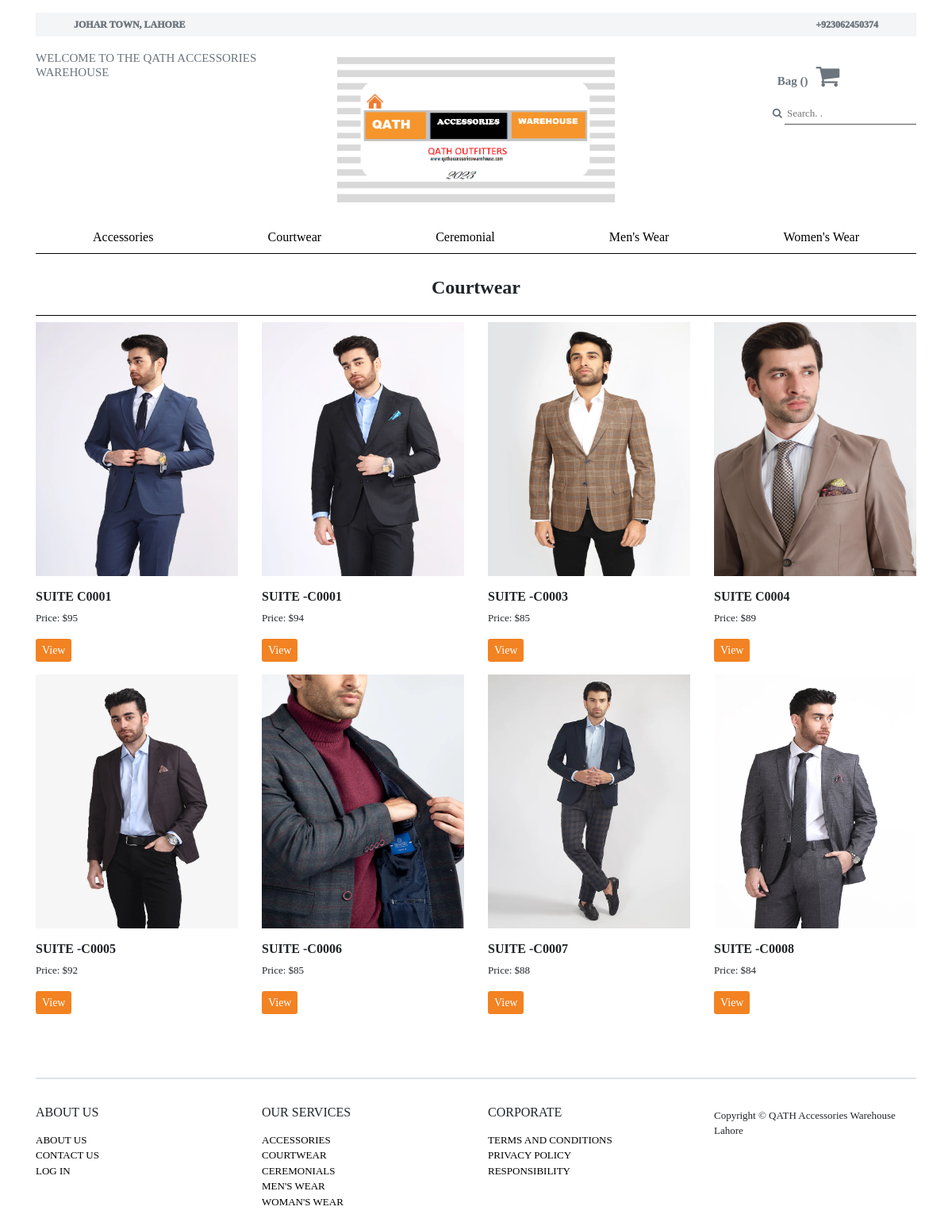
/courtwear, run on the app's committed database.
### store/models.py (models this page shows, shortened)
class Product(models.Model):
	category_choice = {
		('Accessories', 'Accessories'),
		('Courtwear', 'Courtwear'),
		('Ceremonial', 'Ceremonial'),
		('Men', 'Men'),
		('Women', 'Women')
	}
	category = models.CharField(max_length=20, choices=category_choice, default='Accessories')
	size = models.ManyToManyField(Size)
	title = models.CharField(max_length=200)
	description = models.CharField(max_length=300)
	price = models.IntegerField()
	image = models.ImageField(upload_to='Store')
	other_image = models.ManyToManyField(OtherImages, blank=True)

### store/views.py (the view)
# urls.py: path('courtwear', views.courtwear, name='courtwear'),
def courtwear(request):
	obj = Product.objects.filter(category = 'Courtwear')
	context = {
		'obj': obj,
	}
	return render(request, 'store/courtwear.html', context)

### store/templates/store/courtwear.html
{% extends 'store/base.html' %}
{% load static %}
{% block content %}
	<div class="courtwear">
		<h4 class="font-weight-bold text-center">Courtwear</h4>
		<div class="row">
			<div class="col-12">
				<div class="row">
					{% for object in obj %}
						<div class="col-lg-3 col-sm-6 mb-3">
							<img src="{{ object.image.url }}" width="100%">
							<h6 class="text-uppercase font-weight-bold mt-3">{{ object.title }}</h6>
							<p>Price: ${{ object.price }}</p>
							<a href="{% url 'product_details' object.id %}" class="btn btn-sm">
								View
							</a>
						</div>
					{% endfor %}
				</div>
			</div>
		</div>
	</div>
{% endblock %}

### store/static/store/css/main.css (style rules this page uses)
body { font-family: serif; }
button, .btn { background-color: #f38222 !important; color: white !important; border: none !important; }
a { text-decoration: none; color: black; }
p { font-size: 13px; }
.accessories h4, .courtwear h4, .ceremonials h4, .cart h4, .checkout h4 { padding: 20px 0px; border-bottom: 0.8px solid black; }
.accessories img, .courtwear img, .ceremonials img { height: 320px; }

### data on the page
Product: image (picture), title "SUITE C0001", price "95"
Product: image (picture), title "SUITE -C0001", price "94"
Product: image (picture), title "SUITE -C0003", price "85"
Product: image (picture), title "SUITE C0004", price "89"
Product: image (picture), title "SUITE -C0005", price "92"
Product: image (picture), title "SUITE -C0006", price "85"
Product: image (picture), title "SUITE -C0007", price "88"
Product: image (picture), title "SUITE -C0008", price "84"
